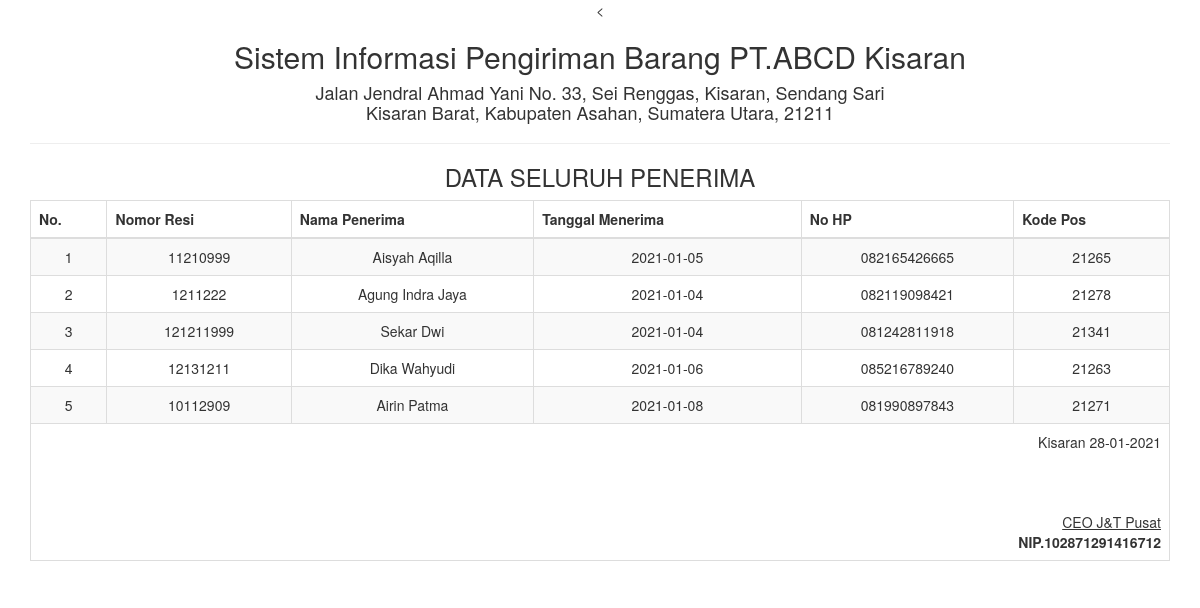
/report/penerima_semua.php, run on the app's committed database.
### tables this page shows
CREATE TABLE IF NOT EXISTS `penerima` (
  `no_resi` varchar(50) NOT NULL,
  `nama` varchar(20) NOT NULL,
  `alamat_penerima` varchar(50) NOT NULL,
  `nomerhp` varchar(25) NOT NULL,
  `tgl_menerima` date NOT NULL,
  `kode_pos` int(5) NOT NULL,
  `keterangan` varchar(100) NOT NULL,
  `id` int(5) NOT NULL
);

### report/penerima_semua.php (the view, shortened to what this page needs)
<!DOCTYPE html>
<html>
    <head>
        <link href="../Assets/css/bootstrap.min.css" rel="stylesheet" type="text/css"/>
    </head>
    <body onload="print()">
        <?php
        include '../config/koneksi.php';
        ?>
        <div class="container">
            <div class='row'>
                <div class="col-sm-12">
                    <div class="text-center">
                        < <h2>Sistem Informasi Pengiriman Barang PT.ABCD Kisaran </h2>
                        <h4>Jalan Jendral Ahmad Yani No. 33, Sei Renggas, Kisaran, Sendang Sari <br> Kisaran Barat, Kabupaten Asahan, Sumatera Utara, 21211</h4>
                        <hr>
                        <h3>DATA SELURUH PENERIMA</h3>
                        <table class="table table-bordered table-striped table-hover">
                        <tbody>
                                <thead>
								<tr>
                                <th>No.</th><th>Nomor Resi</th><th>Nama Penerima</th><th>Tanggal Menerima</th><th>No HP</th><th>Kode Pos</th>
                            </tr>
								</thead>
							<tbody>
                            <?php
                            $sql = "SELECT * FROM penerima";
                            $query = mysqli_query($koneksi, $sql) or die("SQL Anda Salah");
                            $nomor = 0;
                            while ($data = mysqli_fetch_array($query)) {
                                $nomor++;
                                ?>
                                <tr>
                                    <td><?= $nomor ?></td>
                                    <td><?= $data['no_resi'] ?></td>
                                    <td><?= $data['nama'] ?></td>
                                    <td><?= $data['tgl_menerima'] ?></td>
                                    <td><?= $data['nomerhp'] ?></td>
                                    <td><?= $data['kode_pos'] ?></td>
                                </tr>
                            <?php } ?>
							</tbody>
                        </tbody>
                            <tfoot>
                                <tr>
                                    <td colspan="8" class="text-right">
                                        Kisaran  <?= date("d-m-Y") ?>
                                        <br><br><br><br>
                                         <u>CEO J&T Pusat<strong></u><br>
                                        NIP.102871291416712
									</td>
								</tr>
							</tfoot>
                        </table>
                    </div>
                </div>
            </div>
    </body>
</html>

### data on the page
penerima: no_resi "11210999", nama "Aisyah Aqilla", tgl_menerima "2021-01-05", nomerhp "082165426665", kode_pos "21265"
penerima: no_resi "1211222", nama "Agung Indra Jaya", tgl_menerima "2021-01-04", nomerhp "082119098421", kode_pos "21278"
penerima: no_resi "121211999", nama "Sekar Dwi", tgl_menerima "2021-01-04", nomerhp "081242811918", kode_pos "21341"
penerima: no_resi "12131211", nama "Dika Wahyudi", tgl_menerima "2021-01-06", nomerhp "085216789240", kode_pos "21263"
penerima: no_resi "10112909", nama "Airin Patma", tgl_menerima "2021-01-08", nomerhp "081990897843", kode_pos "21271"
